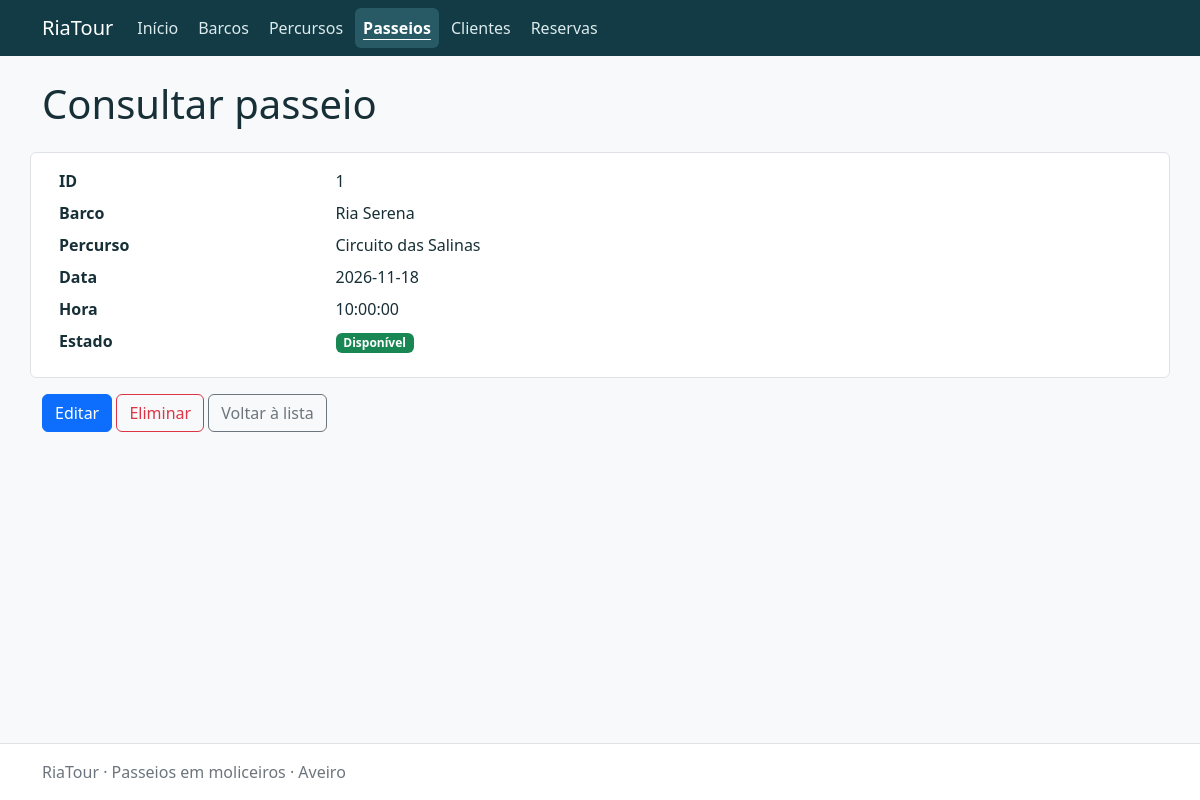
Screenshot of /trips/view.php?id=1 with the database file from the repository.
### tables this page shows
CREATE TABLE trips (
    id INT UNSIGNED AUTO_INCREMENT PRIMARY KEY,
    boat_id INT UNSIGNED NOT NULL,
    route_id INT UNSIGNED NOT NULL,
    trip_date DATE NOT NULL,
    trip_time TIME NOT NULL,
    is_cancelled TINYINT UNSIGNED NOT NULL DEFAULT 0,
    CONSTRAINT chk_trips_time CHECK (trip_time BETWEEN '00:00:00' AND '23:59:59'),
    CONSTRAINT chk_trips_cancelled CHECK (is_cancelled IN (0, 1)),
    CONSTRAINT fk_trips_boat FOREIGN KEY (boat_id) REFERENCES boats (id) ON DELETE RESTRICT,
    CONSTRAINT fk_trips_route FOREIGN KEY (route_id) REFERENCES routes (id) ON DELETE RESTRICT
);

CREATE TABLE boats (
    id INT UNSIGNED AUTO_INCREMENT PRIMARY KEY,
    name VARCHAR(100) NOT NULL,
    capacity SMALLINT UNSIGNED NOT NULL,
    status VARCHAR(10) NOT NULL DEFAULT 'ativo',
    CONSTRAINT chk_boats_name CHECK (CHAR_LENGTH(TRIM(name)) > 0),
    CONSTRAINT chk_boats_capacity CHECK (capacity > 0),
    CONSTRAINT chk_boats_status CHECK (status IN ('ativo', 'inativo'))
);

CREATE TABLE routes (
    id INT UNSIGNED AUTO_INCREMENT PRIMARY KEY,
    name VARCHAR(100) NOT NULL,
    description TEXT NOT NULL,
    duration_minutes SMALLINT UNSIGNED NOT NULL,
    price_per_passenger DECIMAL(8,2) NOT NULL,
    CONSTRAINT chk_routes_name CHECK (CHAR_LENGTH(TRIM(name)) > 0),
    CONSTRAINT chk_routes_description CHECK (CHAR_LENGTH(TRIM(description)) > 0),
    CONSTRAINT chk_routes_duration CHECK (duration_minutes > 0),
    CONSTRAINT chk_routes_price CHECK (price_per_passenger > 0)
);

### app/config/local.php (called while the page is built)
<?php
return [
    'host' => '127.0.0.1',
    'port' => 3306,
    'database' => 'bdRiaTour_NomeConcorrente_C27',
    'username' => 'root',
    'password' => '',
    'base_url' => '',
];

### app/bootstrap.php (called while the page is built, shortened)
<?php
$config = require __DIR__ . '/config/local.php';
require_once __DIR__ . '/helpers/functions.php';

### public/trips/view.php (the view, shortened to what this page needs)
<?php
require __DIR__ . '/../../app/bootstrap.php';
$id = requestId();
$record = fetchRecord("SELECT t.id, b.name AS boat, r.name AS route, t.trip_date, t.trip_time, a.status FROM trips t JOIN boats b ON b.id=t.boat_id JOIN routes r ON r.id=t.route_id JOIN trip_availability a ON a.trip_id=t.id WHERE t.id = :id", $id);
$columns = ['id' => 'ID', 'boat' => 'Barco', 'route' => 'Percurso', 'trip_date' => 'Data', 'trip_time' => 'Hora', 'status' => 'Estado'];
require __DIR__ . '/../../app/views/header.php';
?>
<dl class="row bg-white border rounded p-3"><?php foreach ($columns as $key => $label): ?><dt class="col-sm-3"><?= e($label) ?></dt><dd class="col-sm-9"><?= $key === 'status' ? statusBadge($record[$key]) : e($record[$key]) ?></dd><?php endforeach; ?></dl>
<a class="btn btn-primary" href="<?= e(url('trips/form.php?id=' . $id)) ?>">Editar</a>
<a class="btn btn-outline-danger" href="<?= e(url('trips/delete.php?id=' . $id)) ?>">Eliminar</a>
<a class="btn btn-outline-secondary" href="<?= e(url('trips/')) ?>">Voltar à lista</a>
<?php require __DIR__ . '/../../app/views/footer.php'; ?>

### public/assets/riatour.css (style rules this page uses)
:root { --bs-body-color: #172f37; }

### rows the page displays
trips: id "1", boat.name "Ria Serena", route.name "Circuito das Salinas", trip_date "2026-11-18", trip_time "10:00:00"

### other values shown
$label "Barcos"
$label "Percursos"
$label "Passeios"
$label "Clientes"
$label "Reservas"
$title "Consultar passeio"
$label "ID"
$label "Barco"
$label "Percurso"
$label "Data"
$label "Hora"
$label "Estado"
mb_convert_case($status, MB_CASE_TITLE, 'UTF-8') "Disponível"
